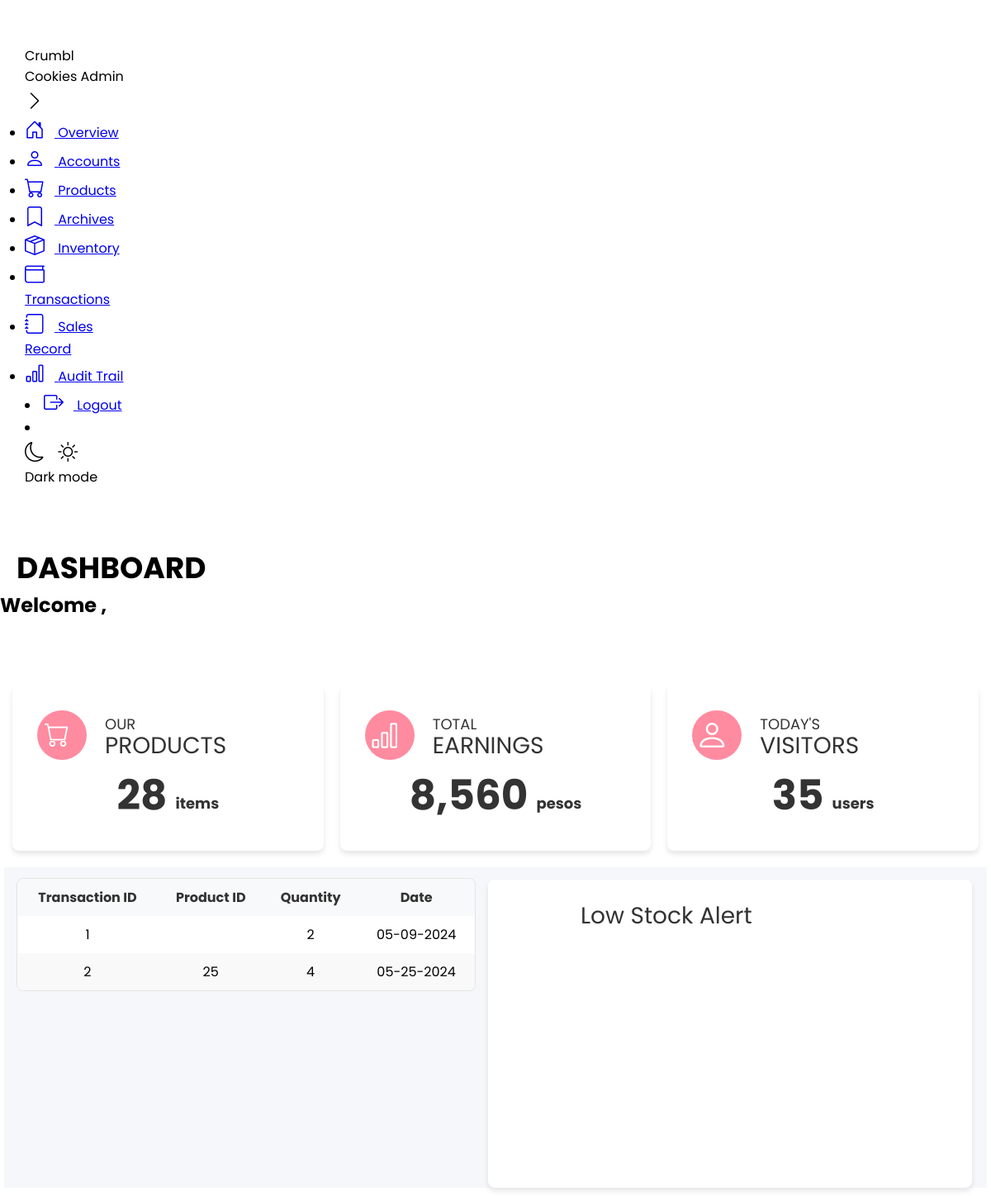
The app's page /admin-overview.php, older data.
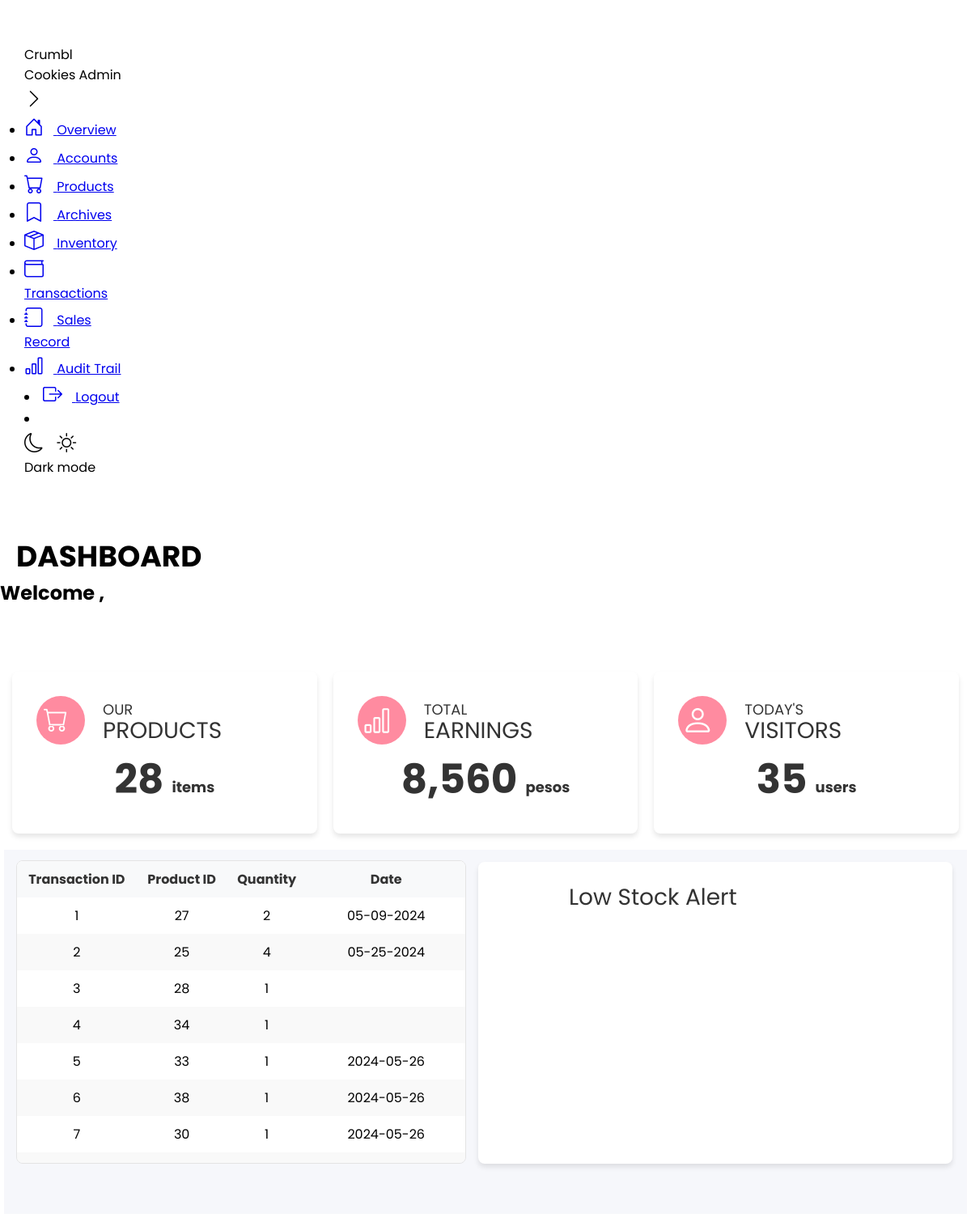
The same page, newer data.
### tables this page shows
CREATE TABLE `transaction_table` (
  `transaction_id` int(11) NOT NULL AUTO_INCREMENT,
  `product_id` int(11) DEFAULT NULL,
  `quantity_sold` int(11) DEFAULT NULL,
  `transaction_date` varchar(45) DEFAULT NULL,
  PRIMARY KEY (`transaction_id`),
  KEY `product_id` (`product_id`),
  CONSTRAINT `product_id` FOREIGN KEY (`product_id`) REFERENCES `product_table` (`product_id`) ON DELETE NO ACTION ON UPDATE NO ACTION
);

### admin-overview.php (the view, shortened to what this page needs)
<!DOCTYPE html>
<html lang="en">
<head>
  <link rel="stylesheet" href="style.css">
  <link href="https://cdnjs.cloudflare.com/ajax/libs/bootstrap-icons/1.8.3/font/bootstrap-icons.min.css" rel="stylesheet">
</head>
<body>
<?php
    $fullname = $_SESSION['full_name'];
    $type = $_SESSION['role'];
?>
<nav class="sidebar close">
    <header>
      <div class="image-text">
        <div class="text logo-text">
          <span class="name">Crumbl Cookies</span>
          <span class="profession">Admin</span>
        </div>
      </div>
      <i class="bi bi-chevron-right toggle"></i>
    </header>
    <div class="menu-bar">
      <div class="menu">
        <ul class="menu-links">
          <li class="nav-link">
            <a href="admin-overview.php">
              <i class="bi bi-house-door icon"></i>
              <span class="text nav-text">Overview</span>
            </a>
          </li>
          <li class="nav-link">
            <a href="accounts.php">
              <i class="bi bi-person icon"></i>
              <span class="text nav-text">Accounts</span>
            </a>
          </li>
          <li class="nav-link">
            <a href="products.php">
              <i class="bi bi-cart icon"></i>
              <span class="text nav-text">Products</span>
            </a>
          </li>
          <li class="nav-link">
            <a href="archives.php">
              <i class="bi bi-bookmark icon"></i>
              <span class="text nav-text">Archives</span>
            </a>
          </li>
          <li class="nav-link">
            <a href="inventory.php">
              <i class="bi bi-box-seam icon"></i>
              <span class="text nav-text">Inventory</span>
            </a>
          </li>
          <li class="nav-link">
            <a href="transactions.php">
              <i class="bi bi-wallet icon"></i>
              <span class="text nav-text">Transactions</span>
            </a>
          </li>
          <li class="nav-link">
            <a href="salesrecord.php">
              <i class="bi bi-journal icon"></i>
              <span class="text nav-text">Sales Record</span>
            </a>
          </li>
          <li class="nav-link">
            <a href="audittrail.php">
              <i class="bi bi-bar-chart icon"></i>
              <span class="text nav-text">Audit Trail</span>
            </a>
          </li>
        </ul>
      </div>
      <div class="bottom-content">
        <li>
          <a href="logout.php">
            <i class="bi bi-box-arrow-right icon"></i>
            <span class="text nav-text">Logout</span>
          </a>
        </li>
        <li class="mode">
          <div class="sun-moon">
            <i class="bi bi-moon icon moon"></i>
            <i class="bi bi-sun icon sun"></i>
          </div>
          <span class="mode-text text">Dark mode</span>
        </li>
      </div>
    </div>
  </nav>
  <section class="home">
  <div class="text">
    <div class="dashboard-text">DASHBOARD</div>
    <h1> Welcome <?php echo $type.", ".$fullname ?> </h1>
  </div>
  <div class="top-container">
  <div class="top-box">
  <div class="circle">
    <i class="bi bi-cart" style="color: #fff; font-size: 30px; margin-top: 2px; margin-left: 0px;"></i>
  </div>
  <div class="product-text">
    <span class="small-text">OUR</span><br>
    <span class="large-text">PRODUCTS</span>
  </div>
  <div class="product-number">
    <div class="number">28</div>
    <span class="item-text">items</span>
  </div>
</div>
    <div class="top-box">
    <div class="circle">
    <i class="bi bi-bar-chart" style="color: #fff; font-size: 35px; margin-top: 2px; margin-left: 0px;"></i>
  </div>
  <div class="product-text">
    <span class="small-text">TOTAL</span><br>
    <span class="large-text">EARNINGS</span>
  </div>
  <div class="product-number">
    <div class="number">8,560</div>
    <span class="item-text">pesos</span>
  </div>
    </div>
    <div class="top-box">
    <div class="circle">
    <i class="bi bi-person" style="color: #fff; font-size: 40px; margin-top: 2px; margin-left: 0px;"></i>
  </div>
  <div class="product-text">
    <span class="small-text">TODAY'S</span><br>
    <span class="large-text">VISITORS</span>
  </div>
  <div class="product-number">
    <div class="number">35</div>
    <span class="item-text">users</span>
  </div>
    </div>
  </div>
  <div class="middle-container">
  <div class="table-container">
    <?php
      include "dbconnect.php";
      $selectsql = "SELECT * FROM inven_sales";
      if (isset($_POST['search']) && $_POST['search'] != NULL) {
        $searchinput = $_POST['search'];
        $selectsql = "SELECT * FROM transaction_table WHERE transaction_id LIKE '%$searchinput%' OR product_id LIKE '%$searchinput%' OR transaction_date LIKE '%$searchinput%'";
      } else {
        $selectsql = "SELECT * FROM transaction_table";
      }
      $result = $conn->query($selectsql);
      if ($result->num_rows > 0) {
        echo "<div class='table' id='transaction_table'>";
        echo "<div class='table__body'>";
        echo "<table>";
        echo "<thead>";
        echo "<tr>";
        echo "<th>Transaction ID</th>";
        echo "<th>Product ID</th>";
        echo "<th>Quantity</th>";
        echo "<th>Date</span></th>";
        echo "</tr>";
        echo "</thead>";
        echo "<tbody>";
        foreach ($result as $fielddata) {
          echo "<tr>";
          echo "<td>" . $fielddata['transaction_id'] . "</td>";
          echo "<td>" . $fielddata['product_id'] . "</td>";
          echo "<td>" . $fielddata['quantity_sold'] . "</td>";
          echo "<td>" . $fielddata['transaction_date'] . "</td>";
          echo "</tr>";
        }
        echo "</tbody>";
        echo "</table>";
        echo "</div>";
        echo "</div>";
      } else {
        echo "<p>No records found</p>";
      }
    ?>
  </div>
<div class="stock-container">
    <div class="product-text">Low Stock Alert</div>
    </div>
</div>
</section>
</body>
</html>

### style.css (style rules this page uses)
* { margin: 0; padding: 0; box-sizing: border-box; font-family: "Poppins", sans-serif; }
:root { --tran-03: all 0.2s ease; --tran-03: all 0.3s ease; --tran-04: all 0.3s ease; --tran-05: all 0.3s ease; --body-font: "Poppins", sans-serif; --theme-bg: #f6f7fb; --body-color: #333; --button-bg: #fdfbff; --border-color: #000; --delay: 0s; }
html { -webkit-font-smoothing: antialiased; }
.sidebar { width: 15%; height: 100%; padding: 30px; display: flex; flex-direction: column; flex-shrink: 0; transition-duration: 0.2s; overflow-y: auto; overflow-x: hidden; }
.bi { font-size: 1.5rem; margin-right: 0.75rem; }
.circle { position: absolute; top: 30px; left: 30px; height: 60px; width: 60px; background: #ff8ba0; color: #fff; font-size: 1.2rem; border-radius: 50%; display: flex; justify-content: center; align-items: center; }
.small-text { font-size: 18px; font-weight: 400; color: #333; line-height: 0.1rem; }
.large-text { font-size: 28px; font-weight: 600; color: #333; margin-top: 5px; }
.product-number { display: inline-flex; align-items: center; justify-content: center; margin: 10px; }
.number { font-size: 50px; font-weight: bold; color: #333; margin: 0; padding-right: 10px; text-align: right; line-height: 1; margin-top: 10px; }
.item-text { font-size: 18px; color: #333; margin: 0; margin-top: 30px; }
* { margin: 0; padding: 0; box-sizing: border-box; }
.table__body { width: 95%; max-height: calc(89% - 1.6rem); background-color: #ffffff; border: 1px solid #e4e4e4; margin: 0.8rem auto; border-radius: 8px; overflow: auto; }
table { width: 100%; border-collapse: collapse; }
thead th { padding: 1rem; position: sticky; top: 0; background-color: #f8f9fa; cursor: pointer; text-transform: capitalize; color: #343a40; z-index: 2; transition: background-color 0.3s ease, color 0.3s ease; }
tbody tr:nth-child(even) { background-color: #f8f9fa; }
tbody tr td { padding: 1rem; transition: background-color 0.2s ease; }

### admin-overview.php (style rules this page uses)
.top-container, .bottom-container { width: calc(100% - 10px); display: flex; justify-content: center; margin: 10px auto; flex: 1; }
.top-container { margin-top: 70px; }
.middle-container { width: calc(100% - 10px); background-color: #f6f7fb; max-width: 1600px; margin: 10px auto; display: flex; justify-content: center; flex: 1; }
.top-box { width: 450px; height: 200px; border-radius: 8px; }
.stock-container { width: 706px; margin-right: 18px; height: 373px; border-radius: 8px; margin-top: 15px; padding: 0; justify-content: left; }
.top-box { position: relative; background: white; font-size: 32px; font-weight: 700; text-align: center; box-shadow: 0 4px 6px rgba(0, 0, 0, 0.1); }
.stock-container { background-color: white; font-size: 32px; font-weight: 700; text-align: center; box-shadow: 0 4px 6px rgba(0, 0, 0, 0.1); }
.top-box, .middle-box { border-radius: 8px; margin: 10px; }
.top-box, .middle-box, .stock-container { transition: transform 0.3s ease-out, background-color 0.3s ease-out; }
.dashboard-text { font-size: 36px; font-weight: bold; color: var(--text-color); margin-top: 40px; margin-left: 20px; }
.circle { position: absolute; top: 30px; left: 30px; height: 60px; width: 60px; background: #ff8ba0; color: #fff; font-size: 1.2rem; border-radius: 50%; display: flex; justify-content: center; align-items: center; }
.product-text { font-size: 28px; font-weight: 400; color: #333; margin-left: 7rem; margin-top: 30px; line-height: 1.8rem; text-align: left; }
.small-text { font-size: 18px; font-weight: 400; color: #333; }
.large-text { font-size: 28px; font-weight: 400; color: #333; margin-top: 5px; }
.product-number { display: inline-flex; align-items: center; justify-content: center; margin: 10px; }
.number { font-size: 50px; font-weight: bold; color: #333; margin: 0; padding-right: 10px; text-align: right; line-height: 1; margin-top: 10px; }
.item-text { font-size: 18px; color: #333; margin: 0; margin-top: 30px; }
.table-container { width: 706px; max-width: 900px; height: auto; max-height: 450px; display: flex; margin: 0; padding: 0; }
.table { width: 100%; border-collapse: collapse; }
.table th, .table td { padding: 10px; text-align: center; }
.table th { color: #333; }
.table tbody tr:nth-child(even) { background-color: #f9f9f9; }

Row changes from the older to the newer data that the page shows:
changed transaction_table id 1: product (not shown) → "27"
added transaction_table: transaction_id "3", product "28", quantity_sold "1"
added transaction_table: transaction_id "4", product "34", quantity_sold "1"
added transaction_table: transaction_id "5", product "33", quantity_sold "1", transaction_date "2024-05-26"
added transaction_table: transaction_id "6", product "38", quantity_sold "1", transaction_date "2024-05-26"
added transaction_table: transaction_id "7", product "30", quantity_sold "1", transaction_date "2024-05-26"
